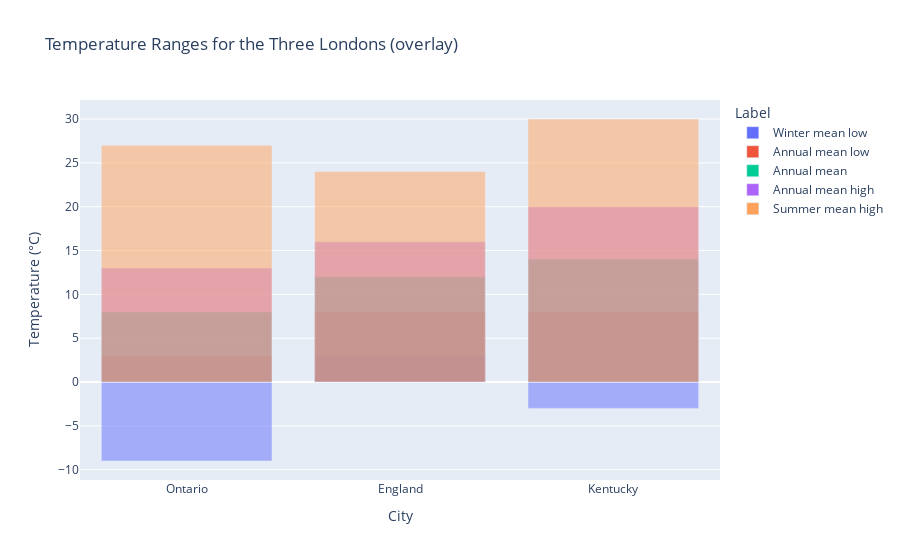

Notebook source saved alongside this figure:
### Code cell
fig = px.bar(
    df,
    x="City",
    y="Temperature",
    color="Label",
    title="Temperature Ranges for the Three Londons (overlay)",
    labels={"Temperature": "Temperature (°C)"},
    barmode="overlay",
    color_continuous_scale="Viridis"
)

fig

### Figure 1 — Plotly figure (JSON) as saved in the notebook; plotly's stock layout.template omitted (floating-point values rounded to 4 significant figures)
{"data": [{"alignmentgroup": "True", "hovertemplate": "Label=Winter mean low<br>City=%{x}<br>Temperature (°C)=%{y}<extra></extra>", "legendgroup": "Winter mean low", "marker": {"color": "#636efa", "opacity": 0.5, "pattern": {"shape": ""}}, "name": "Winter mean low", "offsetgroup": "Winter mean low", "orientation": "v", "showlegend": true, "textposition": "auto", "type": "bar", "x": ["Ontario", "England", "Kentucky"], "xaxis": "x", "y": [-9, 3, -3], "yaxis": "y"}, {"alignmentgroup": "True", "hovertemplate": "Label=Annual mean low<br>City=%{x}<br>Temperature (°C)=%{y}<extra></extra>", "legendgroup": "Annual mean low", "marker": {"color": "#EF553B", "opacity": 0.5, "pattern": {"shape": ""}}, "name": "Annual mean low", "offsetgroup": "Annual mean low", "orientation": "v", "showlegend": true, "textposition": "auto", "type": "bar", "x": ["Ontario", "England", "Kentucky"], "xaxis": "x", "y": [3, 8, 8], "yaxis": "y"}, {"alignmentgroup": "True", "hovertemplate": "Label=Annual mean<br>City=%{x}<br>Temperature (°C)=%{y}<extra></extra>", "legendgroup": "Annual mean", "marker": {"color": "#00cc96", "opacity": 0.5, "pattern": {"shape": ""}}, "name": "Annual mean", "offsetgroup": "Annual mean", "orientation": "v", "showlegend": true, "textposition": "auto", "type": "bar", "x": ["Ontario", "England", "Kentucky"], "xaxis": "x", "y": [8, 12, 14], "yaxis": "y"}, {"alignmentgroup": "True", "hovertemplate": "Label=Annual mean high<br>City=%{x}<br>Temperature (°C)=%{y}<extra></extra>", "legendgroup": "Annual mean high", "marker": {"color": "#ab63fa", "opacity": 0.5, "pattern": {"shape": ""}}, "name": "Annual mean high", "offsetgroup": "Annual mean high", "orientation": "v", "showlegend": true, "textposition": "auto", "type": "bar", "x": ["Ontario", "England", "Kentucky"], "xaxis": "x", "y": [13, 16, 20], "yaxis": "y"}, {"alignmentgroup": "True", "hovertemplate": "Label=Summer mean high<br>City=%{x}<br>Temperature (°C)=%{y}<extra></extra>", "legendgroup": "Summer mean high", "marker": {"color": "#FFA15A", "opacity": 0.5, "pattern": {"shape": ""}}, "name": "Summer mean high", "offsetgroup": "Summer mean high", "orientation": "v", "showlegend": true, "textposition": "auto", "type": "bar", "x": ["Ontario", "England", "Kentucky"], "xaxis": "x", "y": [27, 24, 30], "yaxis": "y"}], "layout": {"barmode": "overlay", "legend": {"title": {"text": "Label"}, "tracegroupgap": 0}, "title": {"text": "Temperature Ranges for the Three Londons (overlay)"}, "xaxis": {"anchor": "y", "domain": [0, 1], "title": {"text": "City"}}, "yaxis": {"anchor": "x", "domain": [0, 1], "title": {"text": "Temperature (°C)"}}}}
